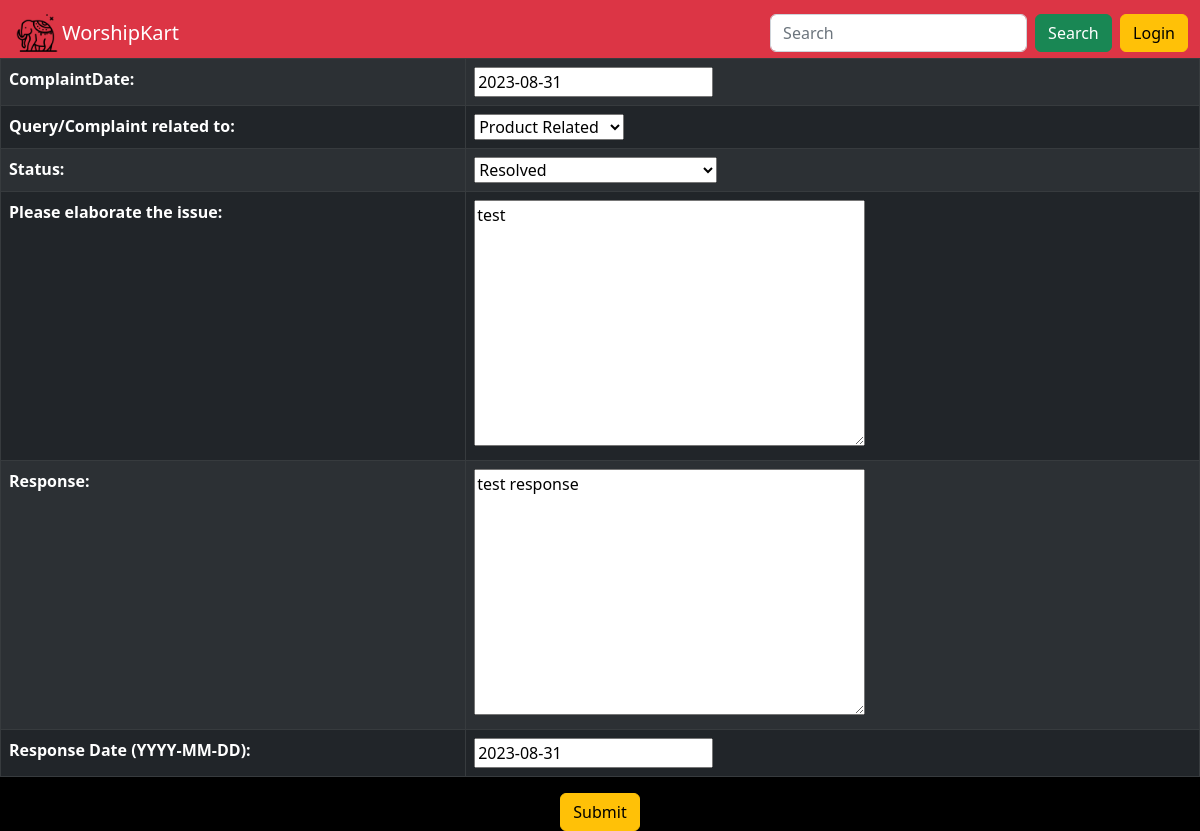
Page /respondcomplaint/8 on the committed database.
### worshipKart/models.py (models this page shows, shortened)
class complaints(models.Model):
    ct = [('Product Related', 'Product Related'), ('Delivery related', 'Delivery related'),
          ('Payment Related', 'Payment Related'), ('Others', 'Others')]
    st = [('Open', 'Open'), ('Awaiting Customer Response', 'Awaiting Customer Response'), ('Under Review', 'Under Review'), ('Resolved',
                                                                                                                             'Resolved'), ('Awaiting Vendor Response', 'Awaiting Vendor Response')]
    complaintID = models.AutoField(primary_key=True)
    complaintDate = models.DateField(default=datetime.date.today)
    complaintType = models.CharField(
        choices=ct, default='Others', max_length=100)
    complaintStatus = models.CharField(
        choices=st, default='Open', max_length=100)
    email = models.ForeignKey(userMaster, on_delete=models.CASCADE)
    issue = models.TextField()
    response = models.TextField(blank=True, null=True)
    responseDate = models.DateField(blank=True, null=True)

### worshipKart/views.py (the view, shortened to what this page needs)
# urls.py: path('respondcomplaint/<id>', views.respondComplaintView.as_view(),
class respondComplaintView(View):
    def get(self, request, id):
        obj = get_object_or_404(models.complaints, complaintID=id)
        myForm = forms.adminComplaintForm(instance=obj)
        return render(request, 'complaintresolution.html', {'myForm': myForm})

### worshipKart/forms.py
class adminComplaintForm(forms.ModelForm):
    class Meta:
        model = models.complaints
        exclude = ["email"]
        labels = {
            'complaintID': 'ID',
            'complaintStatus': 'Status',
            'complaintType': 'Query/Complaint related to',
            'issue': 'Please elaborate the issue',
            'response': 'Response',
            'responseDate': 'Response Date (YYYY-MM-DD)'
        }

### Templates/complaintresolution.html (shortened to what this page needs)
{% extends 'base.html' %}
{% block body %}
<body style="background-image: none;background-color: black;">
<form action="" method="post">
    <table class="table table-bordered table-striped table-hover table-dark">{{myForm}}</table>
    <div class="row">
<div class="col text-center">
    <input type="submit" value="Submit" class="btn btn-warning">
</div>
</div>
</form>
</body>
{% endblock body %}

### Templates/base.html (style rules this page uses)
body { background-image: url(../static/om.jpg); background-size:90px; }

### rows in the picture
complaints: complaintDate "2023-08-31", complaintType "Product Related", complaintStatus "Resolved", issue "test", response "test response", responseDate "2023-08-31"
